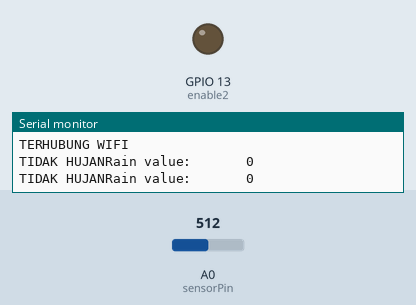
A sketch run on a simulated ESP8266 (NodeMCU). On the bench: output pins drawn as LEDs (lit = HIGH), the last lines printed to the serial monitor. The inputs (shaded band) are chosen by the test bench; at power-on: A0 (sensorPin) = 512. WiFi joins after 1.5 s; servers stay silent unless stated.

Above: at 2.7 s.
2.8 s: A0 (sensorPin) set to 444
4.4 s: A0 (sensorPin) set to 421
At 5.9 s:
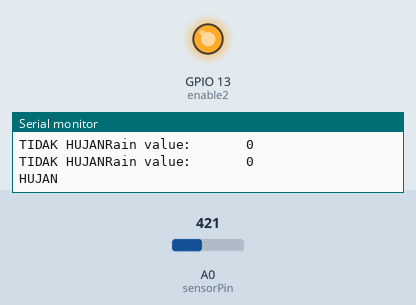
Timing chart, 0 to 7.4 s (numbered marks = the images above; inputs shaded):
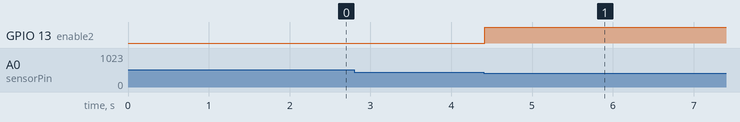

The sketch:

rain.ino
```cpp
#include <ESP8266WiFi.h>
#include <ESP8266HTTPClient.h>
#define SLEEP_DELAY 3000

const char* ssid = "LKTI_24Ghz"; //nama wifi

const char* password = "labir2121"; //wifi password

WiFiClient client;

int sensorPin = A0; //pinout sensor hujan

int enable2 = 13;      // enable reading Rain sensor

int sensorValue2 = 0;  // variable to store the value coming from sensor Rain sensor

//--------------------------setup-------------------------

#line 24 "C:\\Users\\JSP\\Documents\\Arduino\\raindrop_nodemcu_8266_APRS\\raindrop_nodemcu_8266_APRS.ino"
void setup();
#line 61 "C:\\Users\\JSP\\Documents\\Arduino\\raindrop_nodemcu_8266_APRS\\raindrop_nodemcu_8266_APRS.ino"
void closeConnection(HTTPClient * pClientToClose);
#line 65 "C:\\Users\\JSP\\Documents\\Arduino\\raindrop_nodemcu_8266_APRS\\raindrop_nodemcu_8266_APRS.ino"
void loop();
#line 24 "C:\\Users\\JSP\\Documents\\Arduino\\raindrop_nodemcu_8266_APRS\\raindrop_nodemcu_8266_APRS.ino"
void setup() {

// declare the enable and ledPin as an OUTPUT:

pinMode(enable2, OUTPUT);

Serial.begin(115200);

delay(10);

WiFi.begin(ssid, password);

Serial.println();

Serial.println();

Serial.print("Connecting to ");

Serial.println(ssid);

Serial.print("..........");

Serial.println();

WiFi.begin(ssid, password);

while (WiFi.status() != WL_CONNECTED) {

delay(500);

}

Serial.println("TERHUBUNG WIFI");

Serial.println();

}
void closeConnection(HTTPClient * pClientToClose) {
  pClientToClose -> end();
  delay(SLEEP_DELAY);
}
void loop() {

//--------------------------Rain Sensor-------------------------

delay(500);

sensorValue2 = analogRead(sensorPin);

sensorValue2 = constrain(sensorValue2, 150, 440);

sensorValue2 = map(sensorValue2, 150, 440, 1023, 0);

if (sensorValue2>= 20)

{

  Serial.print("HUJAN");

digitalWrite(enable2, HIGH);

HTTPClient http;


        const uint16_t port = 14580; // masukkan port aprs server
        const char * host = "103.56.149.95"; // masukkan IP aprs server
        WiFiClient client;
        delay(5000); //

        if (!client.connect(host, port)) {

           return;
        }

        client.println("user SRD002 pass 21682 vers H-001 filter m/1");  // paremeter aprs id
        delay (250);
         client.print("SRD002>APB001,TCPIP*,qAC,WIDE1-1:=0615.09S&10645.68E` }e05]?]]?]??{!EMERGENCY!");     // paremeter aprs
         client.println("SRD002>APB001,TCPIP*,qAC,WIDE1-1:>HUJAN"); // paremeter aprs
         delay(10000);

  }

  else

{

  Serial.print("TIDAK HUJAN");

  digitalWrite(enable2, LOW);

  }

Serial.print("Rain value:       ");

Serial.println(sensorValue2);

Serial.println();

delay(100);

}
```

Measured:
- the behaviour switches between 435 and 434 on A0 (sensorPin) (found by bisection; images 0 and 1)
- after the input at 4.4 s, GPIO 13 (enable2): LOW → HIGH at once
